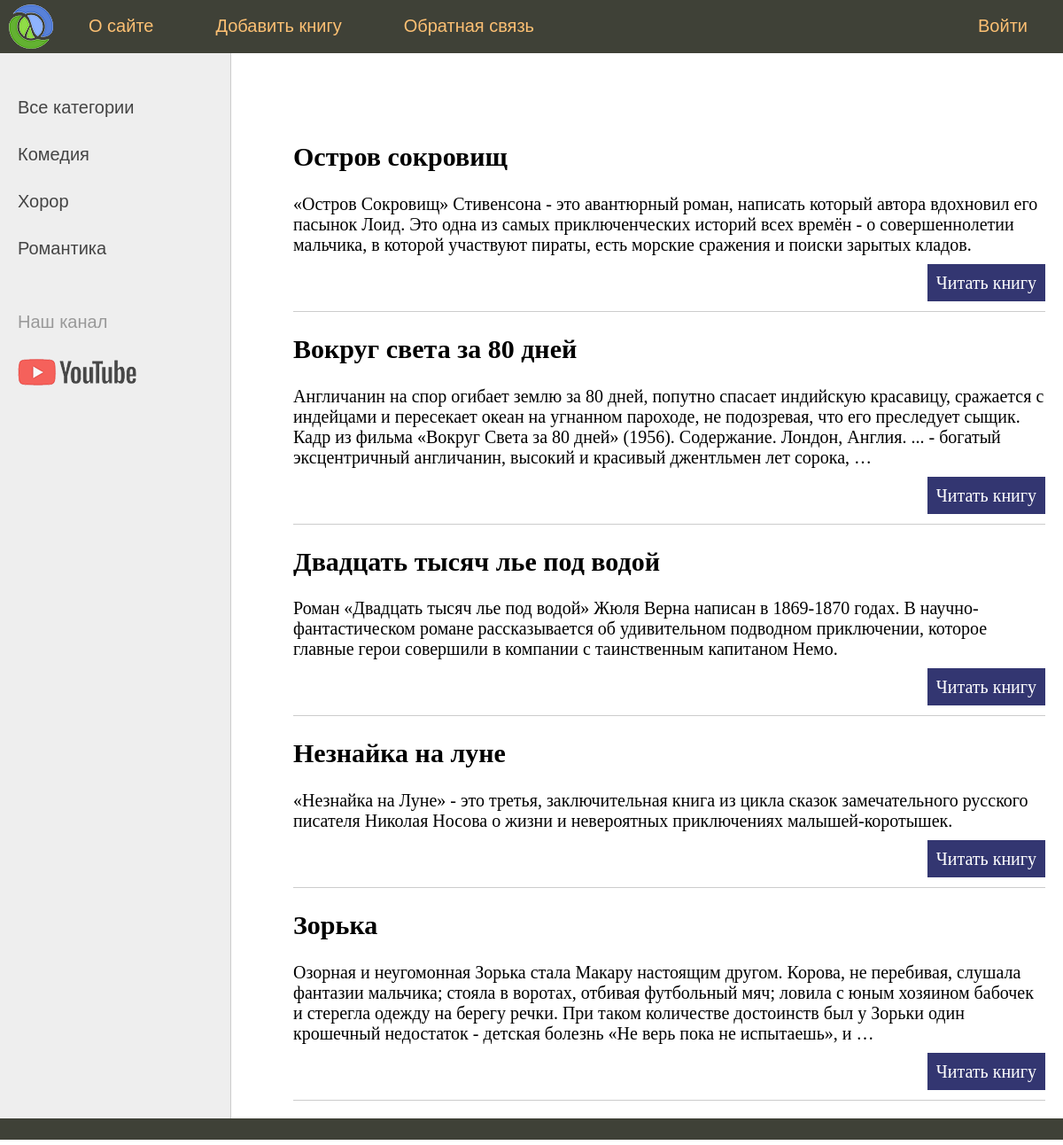
Screenshot of /category/3/ with the database file from the repository.
### boocks/models.py (models this page shows, shortened)
class Category(models.Model):
	name = models.CharField(max_length=100, db_index=True)
	def get_absolute_url(self):
		return reverse('category', kwargs={'cat_id': self.pk})

class Boocks(models.Model):
	title = models.CharField(max_length=100)
	picture = models.ImageField(upload_to="picture/%y/%m/%d/")
	author = models.TextField(max_length=50)
	content = models.TextField(blank=True)
	time_create = models.DateTimeField(auto_now_add=True)
	is_published = models.BooleanField(default=True)
	cat = models.ForeignKey('Category', on_delete=models.PROTECT, null=True)
	def get_absolute_url(self):
		return reverse('Boocks', kwargs={'boocks_id': self.pk})

### boocks/views.py (the view)
# urls.py: path('category/<int:cat_id>/', Show_category, name='category'),
def Show_category(request, cat_id):
	posts = Boocks.objects.filter(cat_id=cat_id)
	cats = Category.objects.all()
	context = {
			'posts': posts,
			'cats': cats,
			'menu': menu,
			'title': 'Отображение по жанру',
			'cat_selected': cat_id,
	}
	return render(request, 'boocks/index.html', context=context)

### boocks/templates/boocks/index.html (shortened to what this page needs)
{% extends 'boocks/baze.html' %}
{% block content %}
<ul class="list-articles">
	{% for p in posts %}
			<li><h2>{{p.title}}</h2>
	{% autoescape on %}
	{{p.content|linebreaks|truncatewords:50}}
	{% endautoescape %}
	<p class="link-read-post"><a href="{{ p.get_absolute_url }}">Читать книгу</a></p>
	{% endfor %}
</ul>
{% endblock %}

### boocks/templates/boocks/baze.html (shortened to what this page needs)
{% load static %}
<!DOCTYPE html>
<html>
<head>
	<link rel="stylesheet" type="text/css" href="{% static 'boocks\css\styles.css' %}">
</head>
<body>
<table class="table-page" border=0 cellpadding="0" cellspacing="0">
<tr><td valign=top>
{% block mainmenu %}
		<div class="header">
			<ul id="mainmenu" class="mainmenu">
			<li class="logo"><a href="{% url 'home' %}"><div class="logo"></div></a></li>
{% for m in menu %}
	{% if not forloop.last %}
			<li><a href="{%  url m.url_name %}">{{m.title}}</a></li>
	{% else %}
			<li class="last"><a href="{%  url m.url_name %}">{{m.title}}</a></li>
	{% endif %}
{% endfor %}
			</ul>
		</div>
{% endblock mainmenu %}
<table class="table-content" border=0 cellpadding="0" cellspacing="0">
<tr>
	<td valign="top" class="left-chapters">
	<ul id="leftchapters">
{% if cat_selected == 0  %}
		<li class="selected">Все категории</li>
{% else %}
		<li><a href="{% url 'home' %}">Все категории</a></li>
{% endif %}
{% for c in cats %}
	{% if c.pk == cat_sected %}
		<li class="selected">{{c.name}}</li>
	{% else %}
		<li><a href="{{c.get_absolute_url}}">{{c.name}}</a></li>
    {% endif %}
{% endfor %}
		<li class="share">
		<p>Наш канал</p>
		<a class="share-yt" href="https://www.youtube.com/channel/UClJzWfGWuGJL2t-3dYKcHTA/playlists" target="_blank" rel="nofollow"></a>
		</li>
	</ul>
</td>
<td valign="top" class="content">
	<div class="content-text">
{% block content %}
{% endblock %}
	</div>
</td></tr></table>
</td></tr>
<tr><td valign=top>
	<div id="footer">
	</div>
</td></tr></table>
</body>
</html>

### boocks/static/boocks/css/styles.css (style rules this page uses)
html, body { font-family: 'Arial'; margin: 0; padding: 0; height: 100%; width: 100%; color: #444; }
a { color: #0059b2; text-decoration: none; }
p.link-read-post { text-align: right; }
p.link-read-post a { padding: 10px; min-width: 100px; background: #333671; color: #fff; text-decoration: none; }
ul.list-articles { list-style: none; margin: 0; padding: 0; }
ul.list-articles li { border-bottom: 1px solid #ccc; }
.table-page { width: 100%; height: 100%; vertical-align: top; }
.table-page tr { height: 100%; }
.header { background: #3F4137; height: 60px; }
.logo { background: url('../images/logo.png') no-repeat 10px 5px; width: 70px; height: 60px; }
ul.mainmenu { list-style: none; margin: 0; padding: 0; height: 60px; color: #fdc073; font-size: 20px; overflow: hidden; }
ul.mainmenu li { float: left; margin: 18px 40px 0 30px; }
ul.mainmenu li.logo { margin: 0; }
ul.mainmenu li.last { float: right; }
ul.mainmenu li a { color: #fdc073; text-decoration: none; }
.table-content { width: 100%; min-height: 100%; height: 100%; }
.left-chapters { margin: 0; background: #eee; border-right: 1px solid #ccc; min-height: 100%; }
.left-chapters ul { width: 230px; min-height: 100%; margin: 0; padding: 20px 10px 10px 20px; list-style: none; font-size: 20px; }
.left-chapters ul li { margin: 30px 0 0 0; color: #999; }
.left-chapters ul li a { color: #444; text-decoration: none; }
.left-chapters ul li.share { margin: 60px 0 0 0; }
.left-chapters ul li.share p { margin: 30px 0 30px 0; }
.left-chapters ul li.share a { display: inline-block; width: 40px; height: 40px; margin: 0 20px 0 0; }
.left-chapters ul li.share a.share-yt { width: 100%; height: 30px; background: url('../images/share_yt.png') no-repeat 0 0 }
.content { padding: 40px 20px 20px 40px; width: 100%; box-sizing: border-box; }
.content-text { margin: 60px 0 0 30px; color: #000; font-size: 20px; font-family: Yandex Sans Display Light; }
#footer { box-sizing: border-box; background: #3F4137; padding: 5px; color: #aaa; font-size: 14px; font-family: Verdana, Geneva, Arial, Helvetica; text-align: left; overflow: hidden; }

### rows the page displays
Category: name "Комедия"
Category: name "Хорор"
Category: name "Романтика"
Boocks: title "Остров сокровищ", content "«Остров Сокровищ» Стивенсона - это авантюрный роман, написать который автора вдохновил его пасынок Лоид. Это одна из самых приключенческих историй всех времён - о совершеннолетии мальчика, в которой участвуют пираты, есть морские сражения и поиски зарытых кладов."
Boocks: title "Вокруг света за 80 дней", content "Англичанин на спор огибает землю за 80 дней, попутно спасает индийскую красавицу, сражается с индейцами и пересекает океан на угнанном пароходе, не подозревая, что его преследует сыщик. Кадр из фильма «Вокруг Света за 80 дней» (1956). Содержание. Лондон, Англия. ... - богатый эксцентричный англичанин, высокий и красивый джентльмен лет сорока, …"
Boocks: title "Двадцать тысяч лье под водой", content "Роман «Двадцать тысяч лье под водой» Жюля Верна написан в 1869-1870 годах. В научно-фантастическом романе рассказывается об удивительном подводном приключении, которое главные герои совершили в компании с таинственным капитаном Немо."
Boocks: title "Незнайка на луне", content "«Незнайка на Луне» - это третья, заключительная книга из цикла сказок замечательного русского писателя Николая Носова о жизни и невероятных приключениях малышей-коротышек."
Boocks: title "Зорька", content "Озорная и неугомонная Зорька стала Макару настоящим другом. Корова, не перебивая, слушала фантазии мальчика; стояла в воротах, отбивая футбольный мяч; ловила с юным хозяином бабочек и стерегла одежду на берегу речки. При таком количестве достоинств был у Зорьки один крошечный недостаток - детская болезнь «Не верь пока не испытаешь», и …"

### other values shown
{{ m.title }} "О сайте" "Добавить книгу" "Обратная связь"
{{ m.title }} "Войти"
